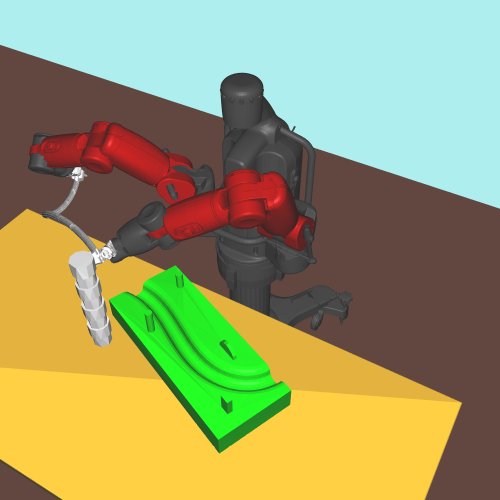
#> input picture python/baxter1.png, 1000 x 1000 px (shown at 1/2 size)
$ python crop.py
#> lines starting #> are read from the running program, lines starting #| are printed output that depends on the picture

import matplotlib.pyplot as plt

import numpy as np

t = 510/717.

w = 717+50
y = 250
plt.figure(1)
I1 = plt.imread('baxter1.png')
#> I1 is the input picture: shape (1000, 1000, 4) float32; mean R, G, B, A 0.61, 0.609, 0.417, 1
I1 = I1[y:y+int(w*t),1:w,:]
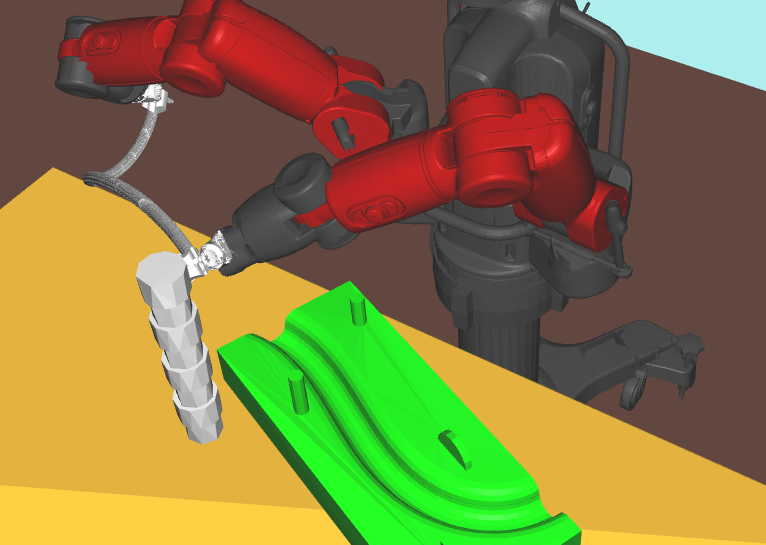
#> I1: shape (545, 766, 4) float32; mean R, G, B, A 0.521, 0.48, 0.258, 1
plt.imshow(I1)
plt.axis('off')
plt.imsave('baxter1p.png', I1)

plt.figure(2)
I2 = plt.imread('baxter2.png')
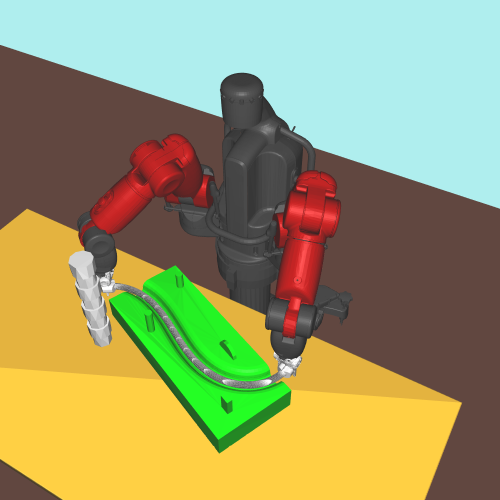
#> input picture python/baxter2.png, 1000 x 1000 px (shown at 1/2 size)
#> I2 is the input picture: shape (1000, 1000, 4) float32; mean R, G, B, A 0.609, 0.604, 0.42, 1
I2 = I2[y:y+int(w*t),1:w,:]
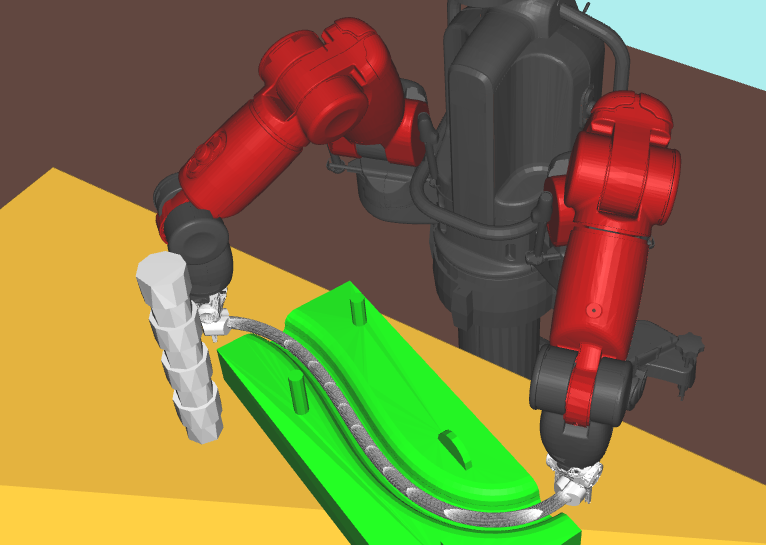
#> I2: shape (545, 766, 4) float32; mean R, G, B, A 0.518, 0.467, 0.264, 1
plt.imshow(I2)
plt.axis('off')
plt.imsave('baxter2p.png', I2)

plt.show()
